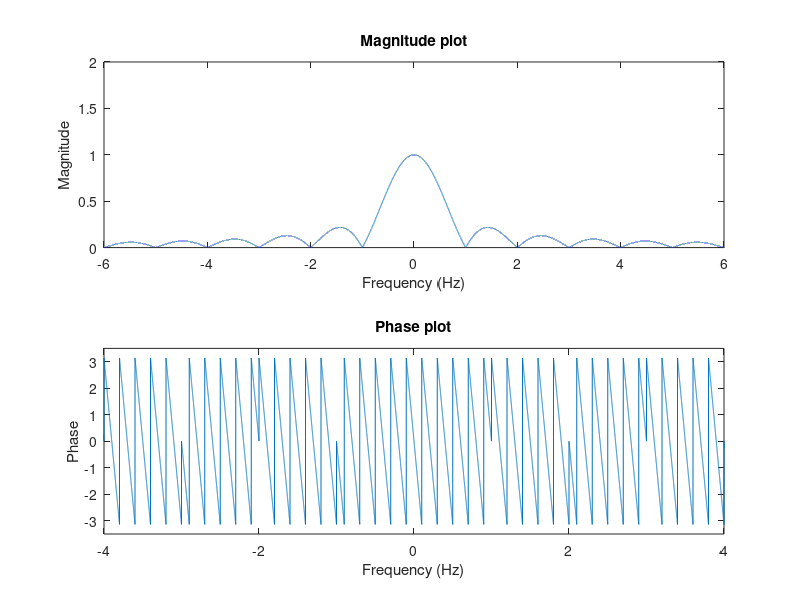

This chart was generated by the following MATLAB code:
clear;
clc;
 f = linspace(-10,10,1e5);
 w = 2*pi*f;
 a = 1;
 T = 1;
 tao = 1;
 
 %Fourier transform of signal 
Xa = ((sin(w./2)) ./ (w ./ 2)) .* exp(-j.*5.*w);
 
Xa_mag = abs(Xa);
Xa_phase = angle(Xa);

subplot(2,1,1);
plot(f,Xa_mag);
title('Magnitude plot');
ylabel('Magnitude');
xlabel('Frequency (Hz)');
axis([-6 6 0 2])

subplot(2,1,2);
plot(f,Xa_phase);
title('Phase plot');
ylabel('Phase');
xlabel('Frequency (Hz)');
axis([-4 4 -3.5 3.5])